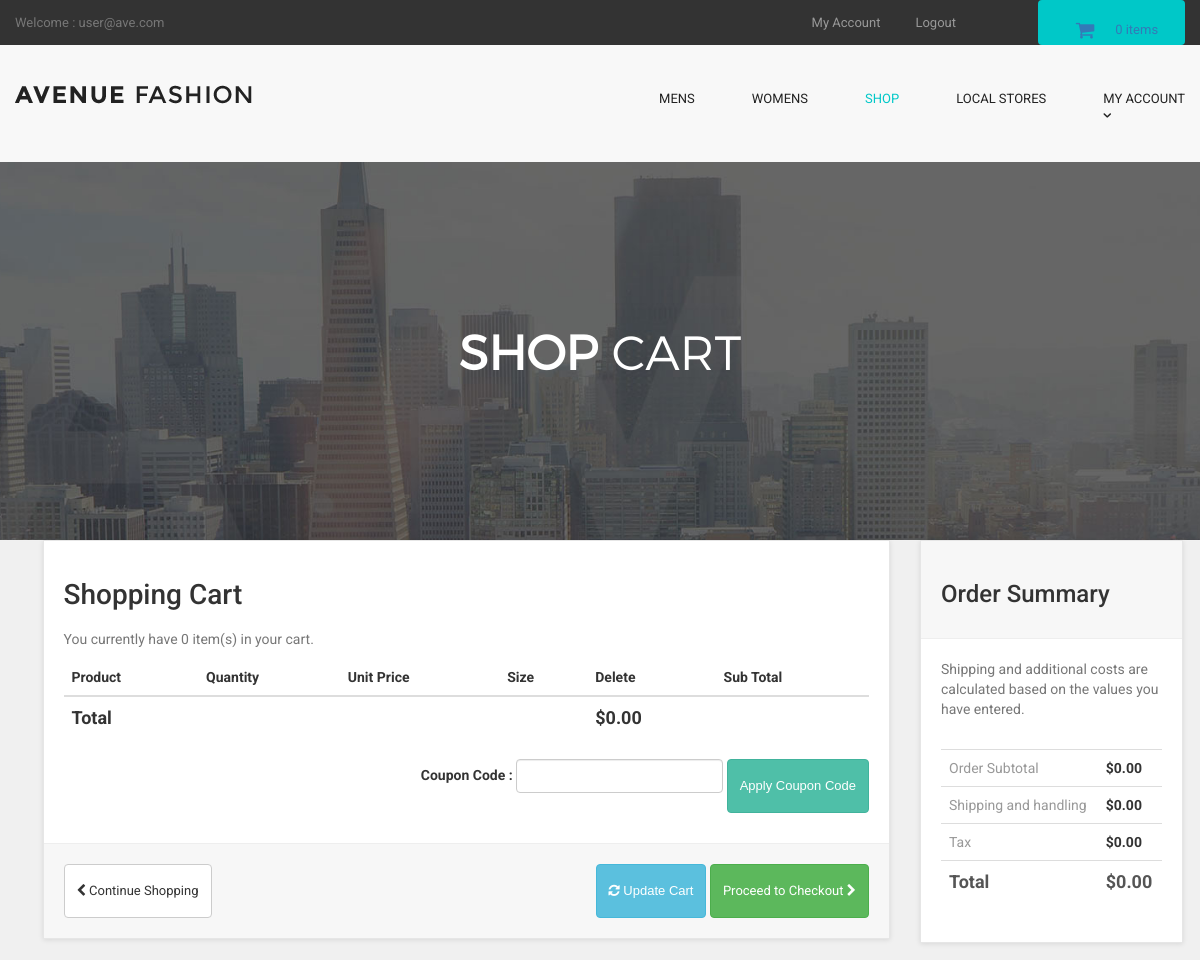
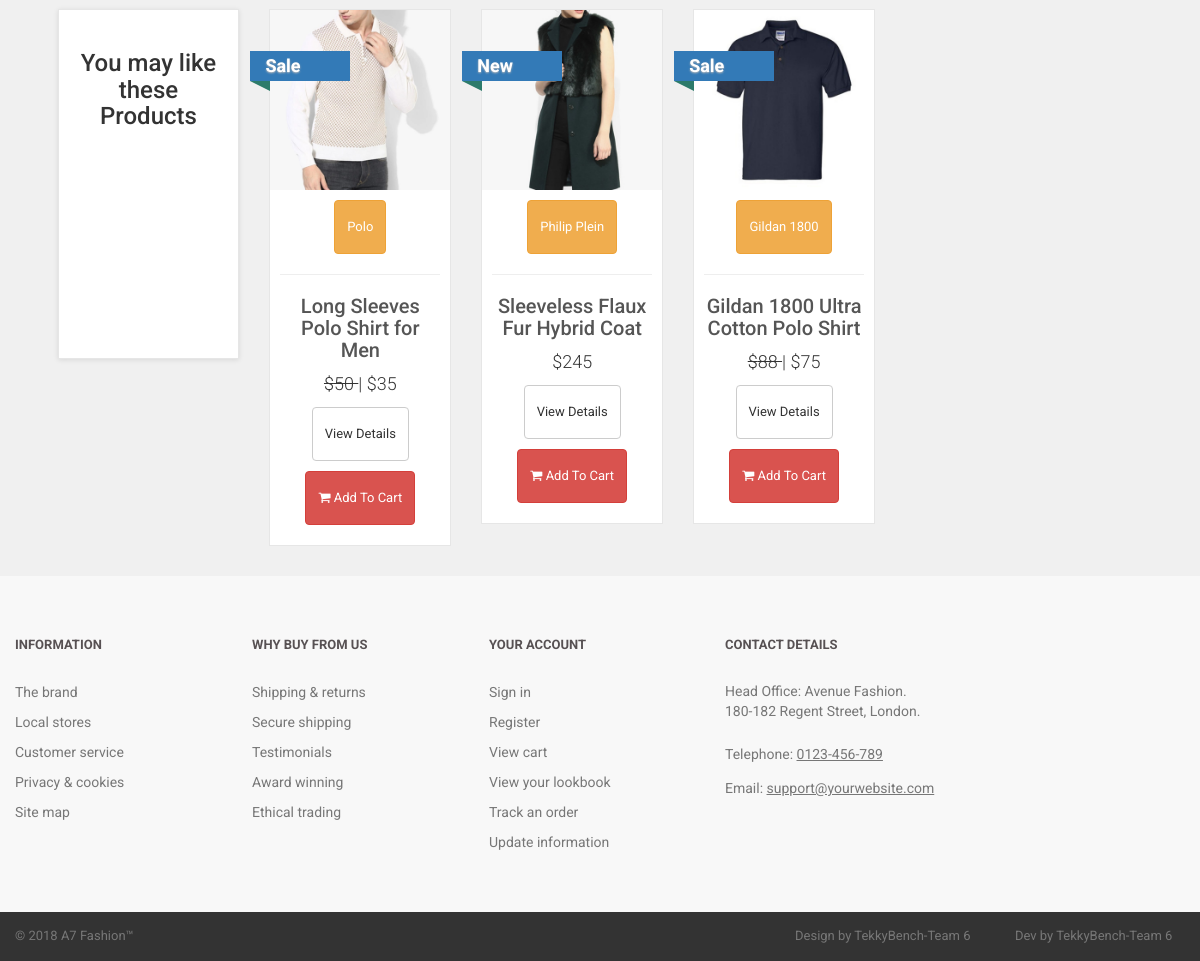
The app's page /cart.php (signed in) with its own data (2 pictures, top to bottom).
### tables this page shows
CREATE TABLE `products` (
  `product_id` int(10) NOT NULL,
  `p_cat_id` int(10) NOT NULL,
  `cat_id` int(10) NOT NULL,
  `manufacturer_id` int(10) NOT NULL,
  `date` timestamp NOT NULL DEFAULT current_timestamp() ON UPDATE current_timestamp(),
  `product_title` text NOT NULL,
  `product_url` text NOT NULL,
  `product_img1` text NOT NULL,
  `product_img2` text NOT NULL,
  `product_img3` text NOT NULL,
  `product_price` int(10) NOT NULL,
  `product_psp_price` int(100) NOT NULL,
  `product_desc` text NOT NULL,
  `product_features` text NOT NULL,
  `product_video` text NOT NULL,
  `product_keywords` text NOT NULL,
  `product_label` text NOT NULL,
  `status` varchar(255) NOT NULL
);

CREATE TABLE `manufacturers` (
  `manufacturer_id` int(10) NOT NULL,
  `manufacturer_title` text NOT NULL,
  `manufacturer_top` text NOT NULL,
  `manufacturer_image` text NOT NULL
);

### cart.php (the view, shortened to what this page needs)
<?php
include("includes/db.php");
include("includes/header.php");
include("functions/functions.php");
include("includes/main.php");
?>
  <main>
    <div class="nero">
      <div class="nero__heading">
        <span class="nero__bold">SHOP</span> Cart
      </div>
    </div>
  </main>
<div id="content" >
<div class="container" >
<div class="col-md-9" id="cart" >
<div class="box" >
<form action="cart.php" method="post" enctype="multipart-form-data" >
<h1> Shopping Cart </h1>
<?php
$ip_add = getRealUserIp();
$select_cart = "select * from cart where ip_add='$ip_add'";
$run_cart = mysqli_query($con,$select_cart);
$count = mysqli_num_rows($run_cart);
?>
<p class="text-muted" > You currently have <?php echo $count; ?> item(s) in your cart. </p>
<div class="table-responsive" >
<table class="table" >
<thead>
<tr>
<th colspan="2" >Product</th>
<th>Quantity</th>
<th>Unit Price</th>
<th>Size</th>
<th colspan="1">Delete</th>
<th colspan="2"> Sub Total </th>
</tr>
</thead>
<?php
$total = 0;
?>
<tfoot>
<tr>
<th colspan="5"> Total </th>
<th colspan="2"> $<?php echo $total; ?>.00 </th>
</tr>
</tfoot>
</table>
<div class="form-inline pull-right">
<div class="form-group">
<label>Coupon Code : </label>
<input type="text" name="code" class="form-control">
</div>
<input class="btn btn-primary" type="submit" name="apply_coupon" value="Apply Coupon Code" >
</div>
</div>
<div class="box-footer">
<div class="pull-left">
<a href="index.php" class="btn btn-default">
<i class="fa fa-chevron-left"></i> Continue Shopping
</a>
</div>
<div class="pull-right">
<button class="btn btn-info" type="submit" name="update" value="Update Cart">
<i class="fa fa-refresh"></i> Update Cart
</button>
<a href="checkout.php" class="btn btn-success">
Proceed to Checkout <i class="fa fa-chevron-right"></i>
</a>
</div>
</div>
</form>
</div>
<div id="row same-height-row">
<div class="col-md-3 col-sm-6">
<div class="box same-height headline">
<h3 class="text-center"> You may like these Products </h3>
</div>
</div>
<?php
$get_products = "select * from products order by rand() LIMIT 0,3";
$run_products = mysqli_query($con,$get_products);
while($row_products=mysqli_fetch_array($run_products)){
$pro_title = $row_products['product_title'];
$pro_price = $row_products['product_price'];
$pro_img1 = $row_products['product_img1'];
$pro_label = $row_products['product_label'];
$manufacturer_id = $row_products['manufacturer_id'];
$get_manufacturer = "select * from manufacturers where manufacturer_id='$manufacturer_id'";
$run_manufacturer = mysqli_query($db,$get_manufacturer);
$row_manufacturer = mysqli_fetch_array($run_manufacturer);
$manufacturer_name = $row_manufacturer['manufacturer_title'];
$pro_psp_price = $row_products['product_psp_price'];
$pro_url = $row_products['product_url'];
if($pro_label == "Sale" or $pro_label == "Gift"){
$product_price = "<del> $$pro_price </del>";
$product_psp_price = "| $$pro_psp_price";
}
else{
$product_psp_price = "";
$product_price = "$$pro_price";
}
if($pro_label == ""){
}
else{
$product_label = "
<a class='label sale' href='#' style='color:black;'>
<div class='thelabel'>$pro_label</div>
<div class='label-background'> </div>
</a>
";
}
echo "
<div class='col-md-3 col-sm-6 center-responsive' >
<div class='product' >
<a href='$pro_url' >
<img src='admin_area/product_images/$pro_img1' class='img-responsive' >
</a>
<div class='text' >
<center>
<p class='btn btn-warning'> $manufacturer_name </p>
</center>
<hr>
<h3><a href='$pro_url' >$pro_title</a></h3>
<p class='price' > $product_price $product_psp_price </p>
<p class='buttons' >
<a href='$pro_url' class='btn btn-default' >View Details</a>
<a href='$pro_url' class='btn btn-danger'>
<i class='fa fa-shopping-cart'></i> Add To Cart
</a>
</p>
</div>
$product_label
</div>
</div>
";
}
?>
</div>
</div>
<div class="col-md-3">
<div class="box" id="order-summary">
<div class="box-header">
<h3>Order Summary</h3>
</div>
<p class="text-muted">
Shipping and additional costs are calculated based on the values you have entered.
</p>
<div class="table-responsive">
<table class="table">
<tbody>
<tr>
<td> Order Subtotal </td>
<th> $<?php echo $total; ?>.00 </th>
</tr>
<tr>
<td> Shipping and handling </td>
<th>$0.00</th>
</tr>
<tr>
<td>Tax</td>
<th>$0.00</th>
</tr>
<tr class="total">
<td>Total</td>
<th>$<?php echo $total; ?>.00</th>
</tr>
</tbody>
</table>
</div>
</div>
</div>
</div>
</div>
<?php
include("includes/footer.php");
?>
</body>
</html>

### styles/backend.css (style rules this page uses)
html { font-family: "Roboto", Helvetica, Arial, sans-serif; line-height: 1.15; -ms-text-size-adjust: 100%; -webkit-text-size-adjust: 100% }
body { margin: 0 }
h1 { font-size: 2em; margin: .67em 0 }
figcaption, figure, main { display: block }
hr { box-sizing: content-box; height: 0; overflow: visible }
a { background-color: transparent; -webkit-text-decoration-skip: objects }
img { border-style: none }
button, input, optgroup, select, textarea { font-family: sans-serif; font-size: 100%; line-height: 1.15; margin: 0 }
button, input { overflow: visible }
button, select { text-transform: none }
[type=reset], [type=submit], button, html [type=button] { -webkit-appearance: button }
html { box-sizing: border-box }
body { min-width: 1190px; font-family: Montserrat, sans-serif; font-weight: 400; background-color: white; }
.container { width: 1170px; margin: 0 auto }
img { max-width: 100%; height: auto }
.btn { display: inline-block; vertical-align: top; font-size: 13px; line-height: 40px; text-decoration: none; -webkit-transition: .3s; transition: .3s }
.nero { padding-top: 160px; padding-bottom: 140px; font-family: 'montserratlight', sans-serif; text-align: center; text-transform: uppercase; color: #FFF; background: #666 url("../images/banner-ave.jpg") no-repeat; background-size: cover; background-position: center; }
.nero__heading { font-size: 48px; }
.nero__bold { font-weight: 700; }

### styles/style.css (style rules this page uses)
body { font-family: "Roboto", Helvetica, Arial, sans-serif; font-size: 14px; line-height: 1.42857143; color: #333333; background-color: #f0f0f0; overflow-x: hidden; }
.btn-primary { color:rgb(255, 255, 255); background-color:rgb(79, 191, 168); border-color:rgb(65, 179, 156); }
.box { background: #fff; margin: 0 0 30px; border: solid 1px #e6e6e6; box-sizing: border-box; padding:20px; box-shadow: 0 1px 5px rgba(0, 0, 0, 0.1); }
#content { padding-left:25px; }
#content .product { background:#fff; border: solid 1px #e6e6e6; box-sizing: border-box; margin-bottom: 30px; }
#content .product .text p.price { font-size:18px; text-align:center; font-weight:300; }
#content .product .text .buttons { clear:both; text-align:center; }
#content .product .text h3 { text-align:center; font-size:20px; }
#content .product .text h3 a { color:rgb(85, 85, 85); }
#content .product .text { padding:10px 10px 0px; }
#content .product .text .buttons .btn { margin-bottom:10px; }
#content .headline { height: 350px; }
#content #cart .table tfoot { font-size:18px; }
.box .box-footer { background: #f7f7f7; margin: 30px -20px -20px; padding:20px; border-top: solid 1px #eeeeee; }
.box .box-footer:before, .box .box-footer:after { content:" "; display: table; }
.box .box-footer:after { clear:both; }
.box .box-header { background:#f7f7f7; margin:-20px -20px 20px; padding:20px; border-bottom: solid 1px #eeeeee; }
#content #order-summary table { margin-top: 20px; }
#content #order-summary table td { color: #999999; }
#content #order-summary table tr.total td, #content #order-summary table tr.total th { font-size: 18px; color:#555555; font-weight: 700; }
.label { text-decoration : none; position: absolute; top: 50px; padding-left:51px; z-index: 20; }
.label .thelabel { position: relative; width: 100px; padding: 6px 50px 6px 15px; margin: 40px 50px 10px -71px; color: #fff; font-size:18px; font-weight:bold; background-color: #337ab7; text-shadow: 0px 1px 2px #bbb ; }
.label .thelabel:before, .label .thelabel:after { content: ''; position: absolute; width:0; height:0; }
.label .thelabel:after { left: 0px; top: 100%; border-width : 5px 10px; border-style: solid; border-color: #2d7b6b #2d7b6b transparent transparent; }
.label.sale { top: 0; }

### records on screen
products: product_img1 (picture), manufacturer.manufacturer_title "Polo", product_title "Long Sleeves Polo Shirt for Men", product_price "50", product_psp_price "| $35", product_label "Sale"
products: product_img1 (picture), manufacturer.manufacturer_title "Philip Plein", product_title "Sleeveless Flaux Fur Hybrid Coat", product_price "$245", product_label "New"
products: product_img1 (picture), manufacturer.manufacturer_title "Gildan 1800", product_title "Gildan 1800 Ultra Cotton Polo Shirt", product_price "88", product_psp_price "| $75", product_label "Sale"

### other values on screen
$_SESSION['customer_email'] "user@ave.com"
$count_items "0"
$count "0"
$total "0"
